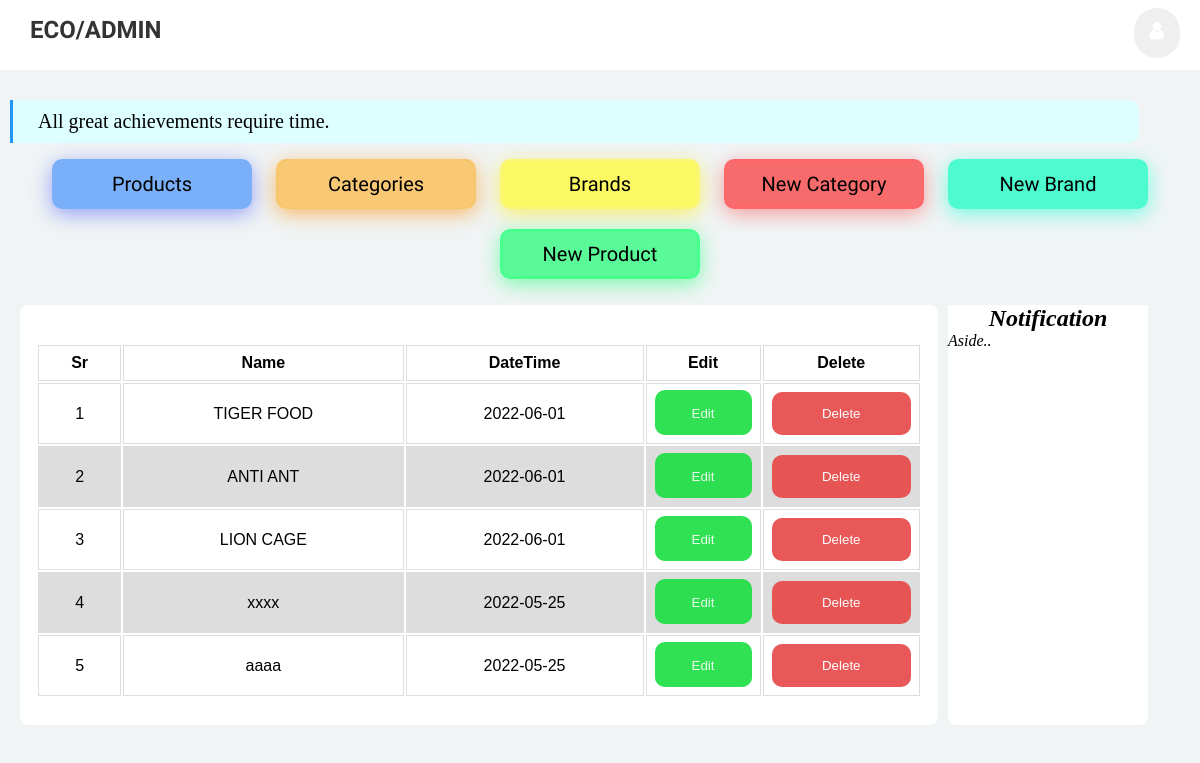
Page /categories (signed in) on the committed database.
### pet_shop/products/models.py (models this page shows, shortened)
class CategoryName(db.Model):
    __tablename__ = 'category'
    id = db.Column(db.Integer, primary_key=True)
    name = db.Column(db.String(30), unique=True, nullable=False)
    user_id = db.Column(db.Integer, db.ForeignKey('users.id'), nullable=False)
    pub_date = db.Column(db.DateTime, nullable=False, default=datetime.utcnow)

### pet_shop/products/routes.py (the view)
@app.route("/categories", methods=['GET','POST'])
def Categories():
    """brands = BrandName.query.order_by(BrandName.id.desc()).all()"""
    categories = CategoryName.query.filter_by(user_id=current_user.id)\
        .order_by(CategoryName.pub_date.desc()).all()
    return render_template('Category.html', title="Categories", categories=categories )

### pet_shop/admin/models.py (called while the page is built)
@login_manager.user_loader
def load_user(user_id):
    return User.query.get(int(user_id))

### pet_shop/templates/Category.html (shortened to what this page needs)
{% extends 'layout.html' %}
  {% block content %}
<main>
        <table class="table tbale-sm">
            <thead>
            <tr>
                <th>Sr</th>
                <th>Name</th>
                <th>DateTime</th>
                <th>Edit</th>
                <th>Delete</th>
             </tr>
            </thead>
            <tbody>
    {% for category in categories %}
   <tr>
    <td>{{loop.index}}</td>
    <td value="{{category.id}}" class="categoryname"><a href="{{url_for('category', category_id=category.id)}}" >{{category.name}}</a></td>
    <td>{{ category.pub_date.strftime('%Y-%m-%d') }}</td>
    <td> <a href="{{url_for('Update_Category', category_id=category.id) }}" class="edit-buttons"><button class="edit-buttons">Edit</button></a></td>
    <td>
      <button class="dialog-buttons" onclick="document.getElementById('id01-{{category.id}}').style.display='block'" type="button">Delete</button>
    </td>
   </tr>
{% endfor %}
</tbody>
</table>
        </main>
{% endblock content %}

### pet_shop/templates/layout.html (shortened to what this page needs)
<!DOCTYPE html>
<html lang="en" dir="ltr">
  <head>
    <link rel="stylesheet" href="https://cdnjs.cloudflare.com/ajax/libs/font-awesome/4.7.0/css/font-awesome.min.css">
    <link rel="stylesheet" href="{{url_for('static', filename='css/admin.css')}}">
  </head>
  <body>
   <header>
     <nav class="nav1">
       <a href="{{url_for('AdminHome')}}" class="first-li-logo" >Eco/Admin</a>
       <ul class="first-ul">
         <li class="first-li "><button onclick="myFunction()" class="dropbtn"><i class="fa fa-user" style="font-size:20px;"></i></button></li>
       </ul>
     </nav>
   </header>
     <div class="second-nav">
<div class="">
       {% if current_user.is_authenticated %}
    <h2 class="h2-1">All great achievements require time.</h2>
  <ul class="second-ul">
    <li class="second-li "><a class="second-a-link blue" href="{{url_for('AdminProducts')}}">Products</a></li>
    <li class="second-li "><a class="second-a-link orange" href="{{url_for('Categories')}}">Categories</a></li>
    <li class="second-li "><a class="second-a-link yellow" href="{{url_for('Brands')}}">Brands</a></li>
    <li class="second-li "><a class="second-a-link pink" href="{{url_for('New_Category')}}">New Category</a></li>
    <li class="second-li "><a class="second-a-link cyan" href="{{url_for('New_Brand')}}">New Brand</a></li>
    <li class="second-li "><a class="second-a-link green" href="{{url_for('New_Product')}}">New Product</a></li>
  </ul>
</div>
</div>
<div class="container">
    {% block content %}
    {% endblock content %}
     	<aside>
        <h2 class="aside-notification">Notification</h2>
     		<p>Aside..</p>
     	</aside>
     </div>
    {% else %}
    <h2 class="h2-1">You have to log in first.</h2>
    {% endif %}
  </body>
</html>

### pet_shop/static/css/admin.css (style rules this page uses)
* { margin:0; padding:0; text-decoration: none; list-style: none; }
body { background-color: #F4F7FA; background-color: #f0f4f5; height: auto; }
header { background-color: #ffffff; width: 100%; height: 70px; }
.first-li-logo { font-family: 'Prompt', sans-serif; font-size: 24px; color: rgb(51, 51, 51); font-weight: 900; text-transform: uppercase; display: block; margin: 16px 30px; float: left; }
header .nav1 .first-ul { display: block; margin: 0 1vh; }
.first-ul .first-li { display: inline; }
header .nav1 .first-ul .first-li { display: inline-block; list-style: none; padding: 0 0px; float: right; margin: 8px 12px; }
.fa-user { margin-top: -10px; cursor: pointer; color: e9e9e9; pointer-events: none; }
.dropbtn { background-color: 70707033; color: white; padding: 16px; margin-top: 0px; font-size: 16px; border: none; cursor: pointer; border-radius: 50px; }
.second-nav { padding-top: 30px; }
.container { display:flex; flex-grow: 1; max-width: 141vh; margin:auto; border-radius: 25px; background: #f0f4f5; }
main, aside { flex:0 100%; height:400px; }
.aside-notification { text-align: center; }
aside { float: right; font-style: italic; background: #ffffff; flex: 0 0 200px; height: 420px; margin-left: 10px; border-radius: 8px; }
main { background: #ffffff; padding-top: 20px; flex: 1 1 0px; overflow: scroll; border-radius: 8px; }
@media (max-width: 1341px) { main { flex: 1 1 0px; gin-left: 10px; } }
@media (max-width: 1341px) { aside { flex: 0 0 200px; margin-left: 0px; border-top-right-radius: 0px; border-top-left-radius: 0px; margin-left: 0px; margin-left: 10px; } }
@media (max-width: 1341px) { .container { margin: 0 10px; padding: 10px; } }
@media (max-width: 1341px) { .h2-1 { margin: 0 10px !important; } }
table { font-family: arial, sans-serif; padding: 0 16px; width: 100%; }
td, th { border: 1px solid #dddddd; text-align: center; padding: 8px; }
tr:nth-child(even) { background-color: #dddddd; }
.categoryname { color: black; transition: 2s; transition-timing-function: ease; cursor: pointer; }
.categoryname a { color: black; list-style: none; text-decoration: none; }
.h2-1 { border-color: #2196F3!important; border-left-style: solid; color: #000!important; background-color: #ddffff!important; font-size: 20px; font-weight: 100; padding: 10px 25px; border-radius: 0px 10px 10px 0px; max-width: 134.5vh; margin:auto; }
.second-ul { list-style-type: none; text-align: center; margin: 0; padding: 0; margin: 6px 0; }
.second-ul .second-li { display: inline-block; font-size: 20px; width: 200px; text-align: center; border-radius: 10px; cursor: pointer; margin: 10px; }
.second-a-link { font-family: 'Prompt', sans-serif; display: flex; justify-content: center; padding: 10px; color: black; }
.second-ul .blue { border-style: solid; border-color: #bebff303; background-color: #006bff7d; border-radius: 10px; box-shadow: 0px 5px 20px #4f5cf98f; }
.second-ul .orange { border-style: solid; border-color: #ffbf5e36; background-color: #ffa00085; border-radius: 10px; box-shadow: 0px 5px 20px #ff8d0094; }
.second-ul .yellow { border-style: solid; border-color: #f9f3a73d; background-color: #fffa22b0; border-radius: 10px; box-shadow: 0px 5px 20px #ffed0091; }
.second-ul .pink { border-style: solid; border-color: #ff666694; background-color: #ff00008f; border-radius: 10px; box-shadow: 0px 5px 20px #ff00005c; }
.second-ul .cyan { border-style: solid; border-color: #53ffd900; background-color: #00ffbfad; border-radius: 10px; box-shadow: 0px 5px 20px #00ffcd85; }
.second-ul .green { border-style: solid; border-color: #49ff8e; background-color: #00ff619e; border-radius: 10px; box-shadow: 0px 5px 20px #00ff617d; }
.edit-buttons { background-color: #1adf41; color: white; padding: 14px 0px; border: none; cursor: pointer; width: 100%; opacity: 0.9; border-radius: 10px; }
.dialog-buttons { background-color: #e74646; color: white; padding: 14px 0px; border: none; cursor: pointer; width: 100%; opacity: 0.9; border-radius: 10px; }

### rows in the picture
CategoryName: {{ category.id }} 5 (drawn), name "TIGER FOOD", pub_date "2022-06-01"
CategoryName: {{ category.id }} 4 (drawn), name "ANTI ANT", pub_date "2022-06-01"
CategoryName: name "LION CAGE", pub_date "2022-06-01"
CategoryName: {{ category.id }} 2 (drawn), name "xxxx", pub_date "2022-05-25"
CategoryName: {{ category.id }} 1 (drawn), name "aaaa", pub_date "2022-05-25"
